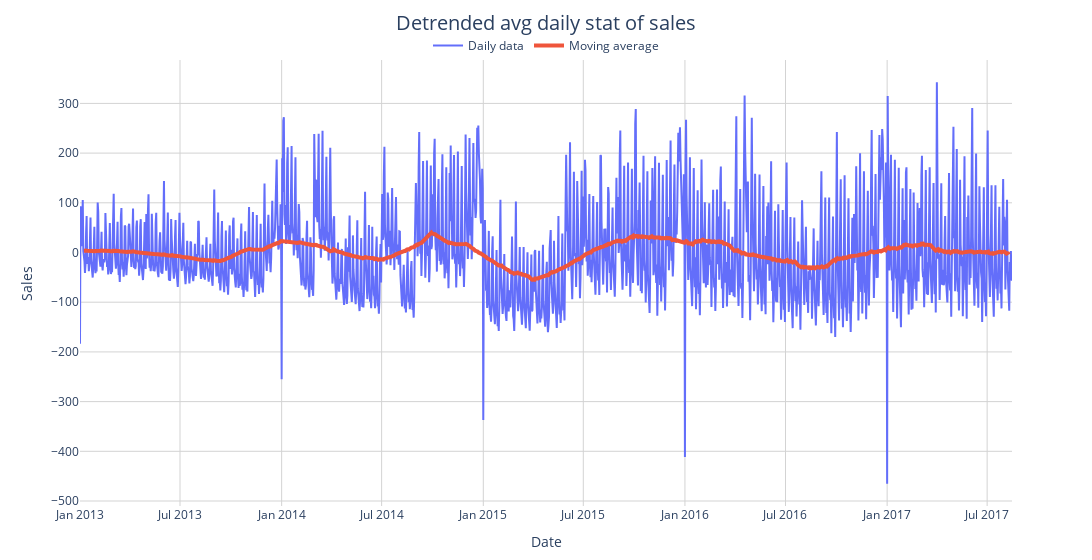

The code cell stored with this chart in its notebook:
### Code cell
detrend = y-y_pred
moving_avg = detrend.rolling(window=186,
                             min_periods=100,
                             center=True).mean()
# ax = detrend.plot(title='Detrended data')
# moving_avg.plot(ax=ax, color='red', linewidth=3)
fig=go.Figure(go.Scatter(x=detrend.index,y=detrend,name='Daily data'),layout=layout)
fig.add_scatter(
    y=moving_avg,
    x=avg_daily_stat.index,
    line={'width': 4}, name='Moving average'
    )
fig.update_layout(
    yaxis={'title': 'Sales'},
    xaxis={'title': 'Date'},
    title={'text': 'Detrended avg daily stat of sales'}
)
# for holiday_events in pd.merge(holiday,avg_daily_stat,left_index=True,right_index=True).index.unique():
#     fig.add_vline(
#         line_dash='dash',
#         x=holiday_events,
#         line_color='green',
#         line_width=0.5
#     )
fig.show()

### Figure 1 — Plotly figure (JSON) as saved in the notebook; plotly's stock layout.template omitted (floating-point values rounded to 4 significant figures; data arrays with more than 128 entries replaced by an {"elided": "..."} marker saying what was removed)
{"data": [{"name": "Daily data", "type": "scatter", "x": {"elided": "1684 str values"}, "y": {"elided": "1684 float values"}}, {"line": {"width": 4}, "name": "Moving average", "type": "scatter", "x": {"elided": "1684 str values"}, "y": {"elided": "1684 float values"}}], "layout": {"legend": {"orientation": "h", "x": 0.5, "xanchor": "center", "y": 1, "yanchor": "bottom"}, "margin": {"b": 25, "t": 60}, "plot_bgcolor": "rgba(0,0,0,0)", "title": {"font": {"size": 20}, "text": "Detrended avg daily stat of sales", "x": 0.5}, "width": 1200, "xaxis": {"gridcolor": "LightGray", "title": {"text": "Date"}}, "yaxis": {"gridcolor": "LightGray", "title": {"text": "Sales"}}}}
